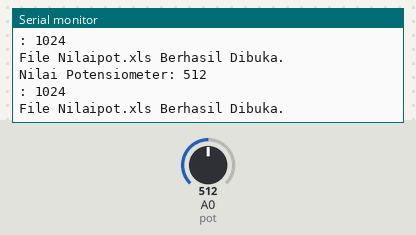
Bench run of a sketch on a simulated ESP8266 (NodeMCU). Parts: the last lines printed to the serial monitor. The test bench sets the inputs (shaded band); at power-on: A0 (pot) = 512. Storage starts empty.

Above: at 2.8 s.
2.9 s: A0 (pot) set to 716
At 5.3 s:
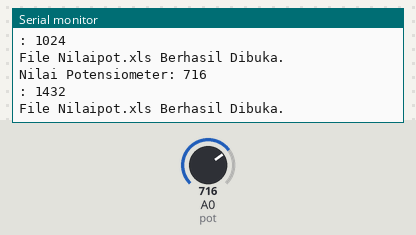
5.6 s: A0 (pot) set to 900
At 7.3 s:
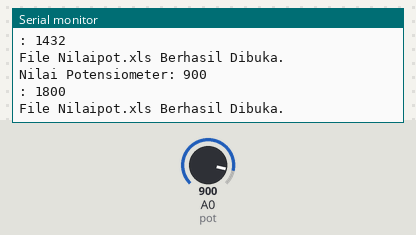
Timing chart, 0 to 8.8 s (numbered marks = the images above; inputs shaded):
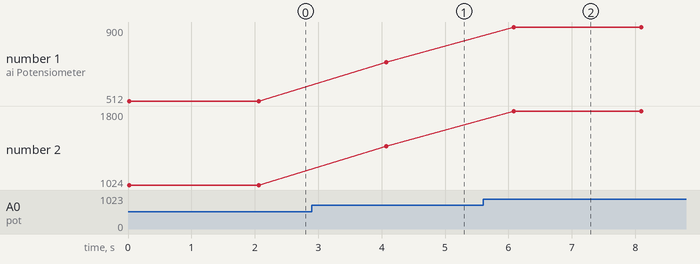

The sketch:

Code_SDcard_NodeMCU.ino
```cpp
//NodeMCU --> data --> SD Card
// sumber referensi https://www.instructables.com/SD-Card-Module-With-ESP8266/

#include <SD.h>    //Mendenefisikan library atau perpustakaan SD.h
#define CS_PIN  D8 //Medenefisikan variabel CS_PIN pada pin D8 di STM32
#define pot A0     // Mendenefisikan variabel pot pada pin A0 di STM32

int b; //Mendeklarasikan variabel b pada tipe integer
int c; //Mendeklarasikan variabel c pada tipe integer
File dataFile; //Mendeklarasikan variabel dataFile pada tipe File atau dokumen


void setup()
{
  Serial.begin(9600); //Menghubungkan mikrokontroler dengan laptop pada serial baud atau parameter 9600
  pinMode(pot, INPUT); //Menetapkan variabel pot sebagai input
  Serial.println("Inisialisasi SD CARD..."); //Menampilkan diserial kata "Inisialisasi SD CARD..." di serial monitor laptop

  // Periksa apakah kartu SD ada dan dapat diinisialisasi
  if (!SD.begin(CS_PIN)) {
    Serial.println("Gagal, cek apakah SD card terhubung."); //Menampilkan diserial kata "Gagal, cek apakah SD card terhubung." di serial monitor laptop
    return;
  }

  // jika Anda sampai di sini, itu karena kartu diinisialisasi dengan benar
  Serial.println("Inisialisasi kartu."); //Menampilkan kata "Inisialisasi kartu." pada serial monitor laptop

}

void loop() {
  b = analogRead(pot); //Menjadikan variabel b sebagai pembaca sinyal analog dari variabel pot
  Serial.print("Nilai Potensiometer: "); //Menampilkan kata "Nilai Potensiometer: " pada serial monitor laptop
  Serial.println(b); //Menampilkan nilai dari variabel b diserial monitor laptop
  c = b*2; //Mengkalikan variabel b dengan 2 dan menjadikan variabel c sebagai hasil
  Serial.print(": "); //Menampilkan diserial kata di serial monitor laptop
  Serial.println(c); //Menampilkan nilai dari variabel c diserial monitor laptop

  dataFile = SD.open("NilaiPot.xls", FILE_WRITE); //Menjadikan variabel dataFile sebagai alat untuk membuat file dan membuka file di SD card
  // jika file dibuka dengan benar, tulis datanya
  if (dataFile) {
    Serial.println("File Nilaipot.xls Berhasil Dibuka."); //Menampilkan diserial kata "File Nilaipot.xls Berhasil Dibuka." di serial monitor laptop

      dataFile.print("Nilai Pot"); //Mecetak kata "Nilai Pot" pada file yang dibuat di SD card
      dataFile.print("\t\t"); //Tab 2 kali
      dataFile.println("Nilai Pot*2"); //Mecetak kata "Nilai Pot*2" pada file yang dibuat di SD card
      dataFile.print("");
      dataFile.print(b); //Mecetak nilai dari variabel b pada file yang dibuat di SD card
      dataFile.print("\t\t"); //Tab 2 kali
      dataFile.println(c); //Mecetak nilai dari variabel b pada file yang dibuat di SD card

      //menutup file setelah menggunakannya
      dataFile.close();
  }
  // jika file tidak dapat dibuka, data tidak akan ditulis.
  else {
    Serial.println("Gagal membuka file NilaiPot.xls"); //Menampilkan kata "Gagal membuka  file NilaiPot.xls" diserial monitor laptop
  }

  //menunggu interval untuk pembacaan baru dari data
  delay(2000);
}
```

Measured:
- after the input at 2.9 s, the serial monitor: prints a new line after 1.2 s (image 1)
- after the input at 5.6 s, the serial monitor: prints a new line after 0.48 s (image 2)
- plotted number 1: 512 → 716 after the input at 2.9 s, 716 → 900 after the input at 5.6 s
- plotted number 2: 1024 → 1432 after the input at 2.9 s, 1432 → 1800 after the input at 5.6 s
